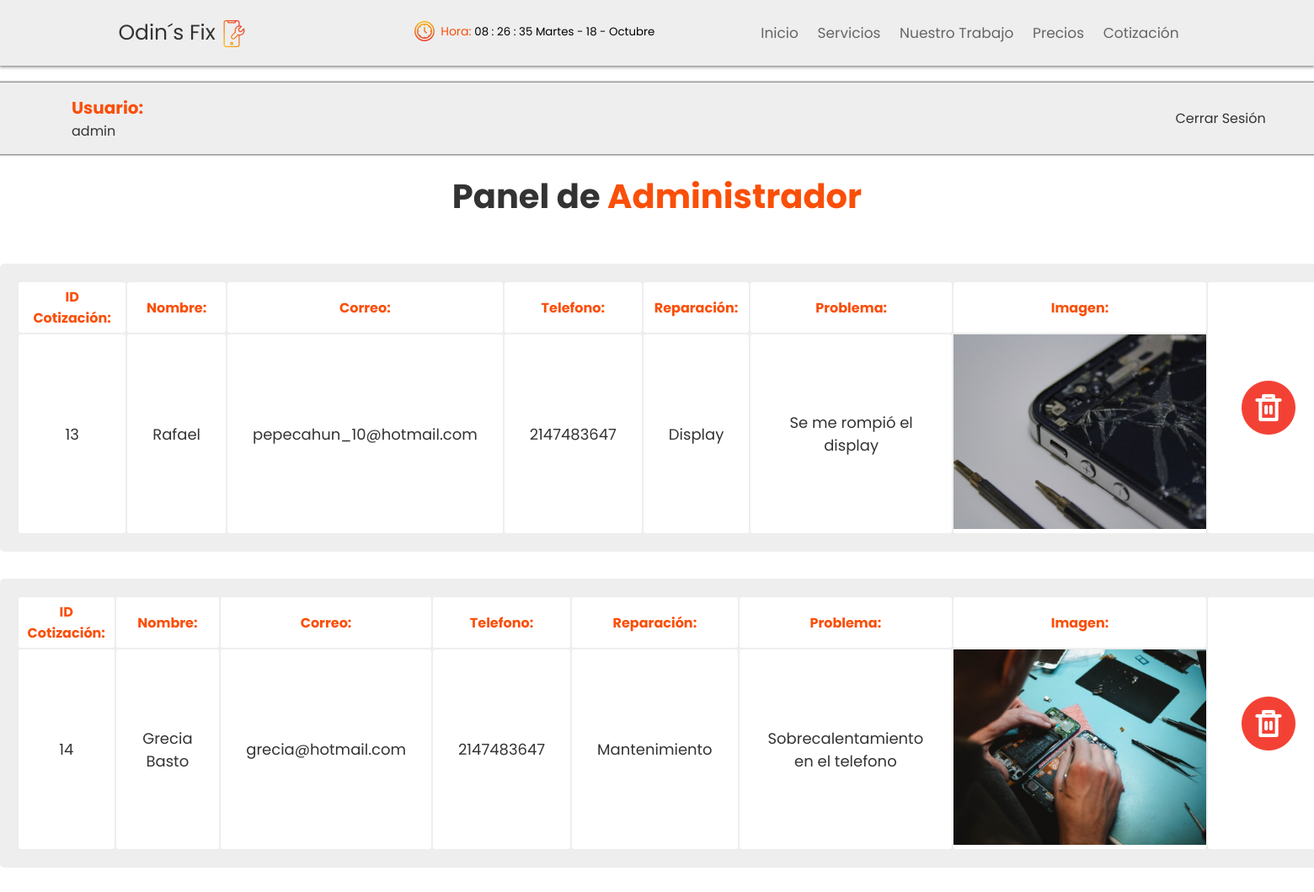
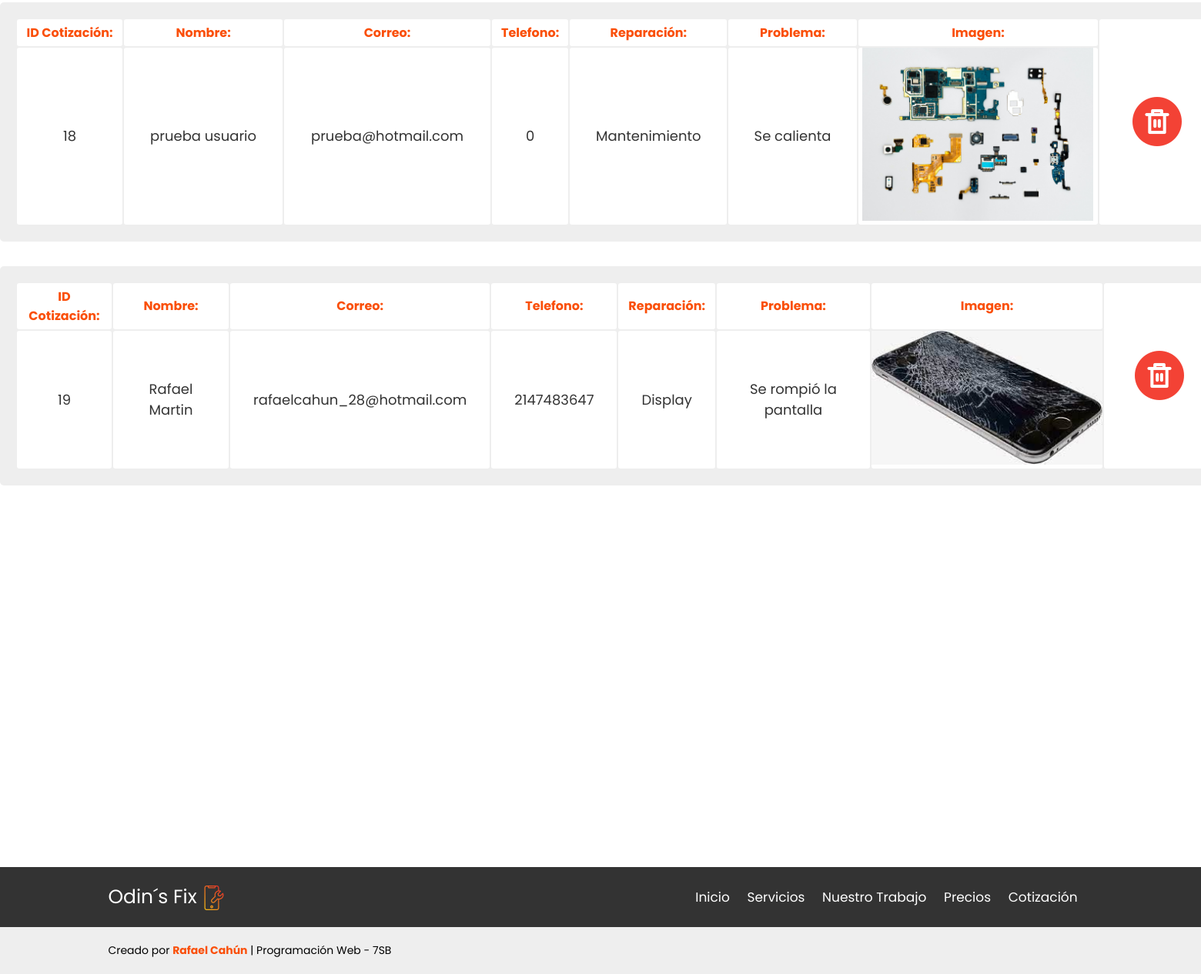
Screenshot of /paneladministrador.php (signed in) with the database file from the repository (2 pictures, top to bottom).
### tables this page shows
CREATE TABLE `cotizaciones` (
  `nombre` varchar(30) NOT NULL,
  `correo` varchar(30) NOT NULL,
  `telefono` int(10) NOT NULL,
  `reparacion` varchar(30) NOT NULL,
  `problema` varchar(100) NOT NULL,
  `ruta` varchar(200) NOT NULL,
  `id` int(11) NOT NULL
);

### paneladministrador.php (the view, shortened to what this page needs)
<?php
$administrador = $_SESSION['username'];
?>
<!DOCTYPE html>
<html lang="en">
<head>
   <link rel="stylesheet" href="css/estilos.css">
</head>
<body>
<?php
include "header2.php"
?>
<div class="panelusuario">
   <div class="usuario">
   <span>Usuario:</span>
   <p class="nombre"><?php echo $administrador?></p>
   </div>
   <div class="salir">
   <a href="salir.php">Cerrar Sesión <img src="images/cerrar-sesion.png" alt="">  </a>
   </div>
</div>
<div class="panel">
   <h1 class="heading"> Panel de <span>Administrador</span> </h1>
</div>
<div class="tablecotizacion">
<?php
  include "conexion.php";
  $todos = "SELECT * FROM cotizaciones";
  $resultado = mysqli_query($conectar, $todos);
  while($row  = mysqli_fetch_assoc($resultado)){
    ?>
   <table class="table">
      <tr>
         <td class="campo4">ID Cotización:</td>
         <td class="campo4">Nombre:</td>
         <td class="campo4">Correo:</td>
         <td class="campo4">Telefono:</td>
         <td class="campo4">Reparación:</td>
         <td class="campo4">Problema:</td>
         <td class="campo4">Imagen:</td>
         <td class="campo3" rowspan="2"><a href="#" onClick="validar('eliminar2.php?id=<?php echo $row["id"]; ?>')" ><img class="eliminar" src="images/eliminar.png" alt=""></a> </td>
      </tr>
       <tr>
       <td class="campo2"><?php echo $row["id"]; ?></td>
       <td class="campo2"><?php echo $row["nombre"]; ?></td>
       <td class="campo2"><?php echo $row["correo"]; ?></td>
       <td class="campo2"><?php echo $row["telefono"]; ?></td>
       <td class="campo2"><?php echo $row["reparacion"]; ?></td>
       <td class="campo2"><?php echo $row["problema"]; ?></td>
       <td>  <img class="producto" src="<?php echo substr($row["ruta"],25) ?>" alt="">  </td>
       </tr>
    </table>
    <br><br>
    <?php
          }
        ?>
</div>
<br><br><br><br><br><br><br><br>
<br><br><br><br><br><br><br><br>
<br><br><br><br><br><br><br>
<br><br><br><br><br><br>
<?php
include "footer.php"
?>
</body>
</html>

### header2.php (shortened to what this page needs)
<!DOCTYPE html>
<html lang="en">
<head>
   <link rel="stylesheet" href="css/estilos.css">
</head>
<body onload="mueveReloj()">
<header class="header">
<a href="index.php" class="logo">Odin´s Fix  <img src="images/telefono-inteligente.png" alt="">  </a>
<div class="fecha">
<img src="images/reloj.png" alt="" class="reloj">
<form name="horayreloj">
        <label>Hora:</label>
      <input id="reloj" class="clock" type="text" name="reloj" size="10" onfocus="window.document.horayreloj.reloj.blur()">
</form>
</div>
<nav class="navbar">
    <a href="index.php">Inicio</a>
    <a href="servicios.php">Servicios</a>
    <a href="trabajo.php">Nuestro Trabajo</a>
    <a href="precios.php">Precios</a>
    <a href="cotizacion.php">Cotización</a>
</nav>
</header>
</body>
</html>

### footer.php (shortened to what this page needs)
<!DOCTYPE html>
<html lang="en">
<head>
   <link rel="stylesheet" href="css/estilos.css">
</head>
<body>
<footer class="footer">
<a href="#" class="logo">Odin´s Fix  <img src="images/telefono-inteligente.png" alt="">  </a>
<nav class="navbar">
    <a href="index.php">Inicio</a>
    <a href="servicios.php">Servicios</a>
    <a href="trabajo.php">Nuestro Trabajo</a>
    <a href="precios.php">Precios</a>
    <a href="cotizacion.php">Cotización</a>
</nav>
</footer>
<div class="creditos">
   <p>Creado por <span> Rafael Cahún</span> | Programación Web - 7SB</p>
</div>
</body>
</html>

### css/estilos.css (style rules this page uses)
:root { --red:#fa4f09; --black:#333; --white:#fff; --light-color:#666; --light-bg:#eee; --red2:red; }
* { font-family: 'Poppins', sans-serif; margin: 0; padding: 0; -webkit-box-sizing: border-box; box-sizing: border-box; outline: none; border: none; text-decoration: none; -webkit-transition: all .2s linear; transition: all .2s linear; }
html { font-size: 62.5%; overflow-x: hidden; scroll-behavior: smooth; scroll-padding-top: 8rem; }
body { background: var(--white); }
.heading { text-align: center; margin-bottom: 3rem; font-size: 4rem; color: var(--black); }
.heading span { color: var(--red); }
.header { position: -webkit-sticky; position: sticky; top: 0; left: 0; right: 0; z-index: 1000; background: var(--light-bg); display: -webkit-box; display: -ms-flexbox; display: flex; -webkit-box-align: center; -ms-flex-align: center; align-items: center; padding: 2rem 9%; box-shadow: 0px 0px 4px 1px var(--light-color); }
.header .logo { margin-right: auto; color: var(--black); font-size: 2.5rem; }
.header .logo img { vertical-align: middle; }
.header .fecha { padding-right: 100px; }
.header .fecha form { display: inline-block; font-size: 14px; color: var(--red); }
.header .clock { width: 240px; background-color: var(--light-bg); }
.header .reloj { vertical-align: middle; margin-bottom: 5px; margin-right: 5px; }
.header .navbar a { margin-right: 2rem; font-size: 1.7rem; color: var(--light-color); }
.footer { position: -webkit-sticky; position: sticky; top: 0; left: 0; right: 0; z-index: 1000; background: var(--black); display: -webkit-box; display: -ms-flexbox; display: flex; -webkit-box-align: center; -ms-flex-align: center; align-items: center; padding: 2rem 9%; }
.footer .logo { margin-right: auto; color: var(--white); font-size: 2.5rem; }
.footer .logo img { vertical-align: middle; }
.footer .navbar a { margin-right: 2rem; font-size: 1.7rem; color: var(--white); }
.creditos { position: -webkit-sticky; position: sticky; top: 0; left: 0; right: 0; z-index: 1000; background: var(--light-bg); display: -webkit-box; display: -ms-flexbox; display: flex; padding: 2rem 9%; }
.creditos p { font-size: 14px; }
.creditos span { color: var(--red); font-weight: bold; }
.panelusuario { margin-top: 20px; background-color: var(--light-bg); box-shadow: 0px 0px 2px 1px var(--light-color); padding: 15px; }
.panelusuario div { display: inline-block; width: 49%; vertical-align: middle; }
.panelusuario .usuario { padding-left: 70px; }
.panelusuario .usuario span { font-size: 20px; font-weight: bold; color: var(--red); }
.panelusuario .usuario p { font-size: 16px; color: var(--black); }
.panelusuario p { text-align: left; color: white; }
.panelusuario a { color: var(--black); font-size: 16px; }
.panelusuario .salir { text-align: right; }
.panel { padding-top: 20px; padding-bottom: 20px; }
.tablecotizacion .table { margin: auto; background-color: var(--light-bg); padding: 20px 20px; border-radius: 5px; }
.tablecotizacion .table .campo3 { color: var(--red); font-weight: bold; font-size: 18px; padding: 5px 40px; }
.tablecotizacion .table .campo2 { color: var(--black); font-size: 18px; padding: 5px 30px; }
.tablecotizacion table { width: 1600px; }
.tablecotizacion table td { border-radius: 3px; text-align: center; background-color: var(--white); }
.tablecotizacion table img { width: 300px; }
.tablecotizacion .eliminar { width: 64px; vertical-align: middle; }
.tablecotizacion .table .campo4 { color: var(--red); font-weight: bold; font-size: 16px; padding: 5px 10px; }

### rows the page displays
cotizaciones: id "13", nombre "Rafael", correo "pepecahun_10@hotmail.com", telefono "2147483647", reparacion "Display", problema "Se me rompió el display", ruta (picture)
cotizaciones: id "14", nombre "Grecia Basto", correo "grecia@hotmail.com", telefono "2147483647", reparacion "Mantenimiento", problema "Sobrecalentamiento en el telefono", ruta (picture)
cotizaciones: id "18", nombre "prueba usuario", correo "prueba@hotmail.com", telefono "0", reparacion "Mantenimiento", problema "Se calienta", ruta (picture)
cotizaciones: id "19", nombre "Rafael Martin", correo "rafaelcahun_28@hotmail.com", telefono "2147483647", reparacion "Display", problema "Se rompió la pantalla", ruta (picture)

### other values shown
$administrador "admin"
